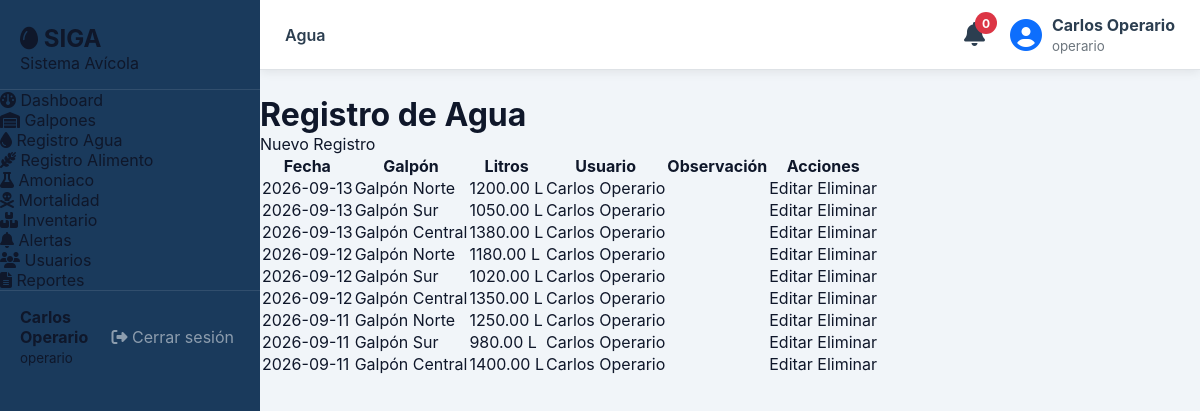
Screenshot of /modules/agua/index.php (signed in) with the database file from the repository.
### tables this page shows
CREATE TABLE IF NOT EXISTS `registros_agua` (
  `id`          INT UNSIGNED NOT NULL AUTO_INCREMENT,
  `galpon_id`   INT UNSIGNED NOT NULL,
  `fecha`       DATE         NOT NULL,
  `litros`      DECIMAL(10,2) NOT NULL DEFAULT 0,
  `usuario_id`  INT UNSIGNED NOT NULL,
  `observacion` TEXT,
  `created_at`  DATETIME NOT NULL DEFAULT CURRENT_TIMESTAMP,
  PRIMARY KEY (`id`),
  CONSTRAINT `fk_agua_galpon`   FOREIGN KEY (`galpon_id`)  REFERENCES `galpones`(`id`) ON DELETE CASCADE,
  CONSTRAINT `fk_agua_usuario`  FOREIGN KEY (`usuario_id`) REFERENCES `usuarios`(`id`)
);

CREATE TABLE IF NOT EXISTS `galpones` (
  `id`                  INT UNSIGNED NOT NULL AUTO_INCREMENT,
  `codigo`              VARCHAR(20)  NOT NULL UNIQUE,
  `nombre`              VARCHAR(100) NOT NULL,
  `ubicacion`           VARCHAR(200),
  `capacidad_maxima`    INT UNSIGNED NOT NULL DEFAULT 0,
  `cantidad_actual`     INT UNSIGNED NOT NULL DEFAULT 0,
  `estado`              ENUM('activo','inactivo','mantenimiento') NOT NULL DEFAULT 'activo',
  `responsable_id`      INT UNSIGNED,
  `created_at`          DATETIME NOT NULL DEFAULT CURRENT_TIMESTAMP,
  PRIMARY KEY (`id`),
  CONSTRAINT `fk_galpones_responsable` FOREIGN KEY (`responsable_id`) REFERENCES `usuarios`(`id`) ON DELETE SET NULL
);

CREATE TABLE IF NOT EXISTS `usuarios` (
  `id`              INT UNSIGNED NOT NULL AUTO_INCREMENT,
  `nombre_completo` VARCHAR(150) NOT NULL,
  `documento`       VARCHAR(30)  NOT NULL UNIQUE,
  `email`           VARCHAR(120) NOT NULL UNIQUE,
  `telefono`        VARCHAR(20),
  `password_hash`   VARCHAR(255) NOT NULL,
  `rol_id`          INT UNSIGNED NOT NULL DEFAULT 2,
  `activo`          TINYINT(1)   NOT NULL DEFAULT 1,
  `created_at`      DATETIME     NOT NULL DEFAULT CURRENT_TIMESTAMP,
  `updated_at`      DATETIME     NOT NULL DEFAULT CURRENT_TIMESTAMP ON UPDATE CURRENT_TIMESTAMP,
  PRIMARY KEY (`id`),
  CONSTRAINT `fk_usuarios_rol` FOREIGN KEY (`rol_id`) REFERENCES `roles`(`id`)
);

### modules/agua/index.php (the view, shortened to what this page needs)
<?php
$activePage = 'agua';
$db = getDB();
$sql = "SELECT ra.*,
               g.nombre AS galpon,
               u.nombre_completo AS usuario
        FROM registros_agua ra
        LEFT JOIN galpones g ON ra.galpon_id = g.id
        LEFT JOIN usuarios u ON ra.usuario_id = u.id
        ORDER BY ra.fecha DESC";
$registros = $db->query($sql)->fetchAll();
include '../../includes/header.php';
?>
<div class="container">
    <div class="page-header">
        <h1>Registro de Agua</h1>
        <a href="crear.php" class="btn btn-primary">
            Nuevo Registro
        </a>
    </div>
    <table class="table">
        <thead>
        <tr>
            <th>Fecha</th>
            <th>Galpón</th>
            <th>Litros</th>
            <th>Usuario</th>
            <th>Observación</th>
            <th>Acciones</th>
        </tr>
        </thead>
        <tbody>
        <?php foreach($registros as $r): ?>
            <tr>
                <td><?= $r['fecha'] ?></td>
                <td><?= htmlspecialchars($r['galpon']) ?></td>
                <td><?= $r['litros'] ?> L</td>
                <td><?= htmlspecialchars($r['usuario']) ?></td>
                <td><?= htmlspecialchars($r['observacion']) ?></td>
                <td>
                    <a href="editar.php?id=<?= $r['id'] ?>"
                       class="btn btn-warning">
                        Editar
                    </a>
                    <a href="eliminar.php?id=<?= $r['id'] ?>"
                       class="btn btn-danger"
                       onclick="return confirm('¿Eliminar registro?')">
                        Eliminar
                    </a>
                </td>
            </tr>
        <?php endforeach; ?>
        </tbody>
    </table>
</div>
<?php include '../../includes/footer.php'; ?>

### includes/header.php (shortened to what this page needs)
<?php
$nombreUsuario = $_SESSION['nombre'] ?? 'Usuario';
$rolUsuario = $_SESSION['rol'] ?? 'Usuario';
?>
<!DOCTYPE html>
<html lang="es">
<head>
    <link rel="stylesheet" href="<?= BASE_URL ?>/assets/css/siga.css">
    <link rel="stylesheet"
          href="https://cdnjs.cloudflare.com/ajax/libs/font-awesome/6.5.1/css/all.min.css">
</head>
<body>
<div class="sidebar">
    <div class="sidebar-header">
        <h2><i class="fa-solid fa-egg"></i> SIGA</h2>
        <p>Sistema Avícola</p>
    </div>
    <ul class="sidebar-menu">
        <li>
            <a href="<?= BASE_URL ?>/dashboard.php"
               class="<?= ($activePage ?? '') === 'dashboard' ? 'active' : '' ?>">
                <i class="fa-solid fa-gauge"></i>
                <span>Dashboard</span>
            </a>
        </li>
        <li>
            <a href="<?= BASE_URL ?>/modules/galpones/index.php"
               class="<?= ($activePage ?? '') === 'galpones' ? 'active' : '' ?>">
                <i class="fa-solid fa-warehouse"></i>
                <span>Galpones</span>
            </a>
        </li>
        <li>
            <a href="<?= BASE_URL ?>/modules/agua/index.php"
               class="<?= ($activePage ?? '') === 'agua' ? 'active' : '' ?>">
                <i class="fa-solid fa-droplet"></i>
                <span>Registro Agua</span>
            </a>
        </li>
        <li>
            <a href="<?= BASE_URL ?>/modules/alimento/index.php"
               class="<?= ($activePage ?? '') === 'alimento' ? 'active' : '' ?>">
                <i class="fa-solid fa-wheat-awn"></i>
                <span>Registro Alimento</span>
            </a>
        </li>
        <li>
            <a href="<?= BASE_URL ?>/modules/amoniaco/index.php"
               class="<?= ($activePage ?? '') === 'amoniaco' ? 'active' : '' ?>">
                <i class="fa-solid fa-flask"></i>
                <span>Amoniaco</span>
            </a>
        </li>
        <li>
            <a href="<?= BASE_URL ?>/modules/mortalidad/index.php"
               class="<?= ($activePage ?? '') === 'mortalidad' ? 'active' : '' ?>">
                <i class="fa-solid fa-skull-crossbones"></i>
                <span>Mortalidad</span>
            </a>
        </li>
        <li>
            <a href="<?= BASE_URL ?>/modules/inventario/index.php"
               class="<?= ($activePage ?? '') === 'inventario' ? 'active' : '' ?>">
                <i class="fa-solid fa-boxes-stacked"></i>
                <span>Inventario</span>
            </a>
        </li>
        <li>
            <a href="<?= BASE_URL ?>/modules/alertas/index.php"
               class="<?= ($activePage ?? '') === 'alertas' ? 'active' : '' ?>">
                <i class="fa-solid fa-bell"></i>
                <span>Alertas</span>
            </a>
        </li>
        <li>
            <a href="<?= BASE_URL ?>/modules/usuarios/index.php"
               class="<?= ($activePage ?? '') === 'usuarios' ? 'active' : '' ?>">
                <i class="fa-solid fa-users"></i>
                <span>Usuarios</span>
            </a>
            <li>
    <a href="<?= BASE_URL ?>/modules/reportes/index.php"
       class="<?= ($activePage == 'reportes') ? 'active' : '' ?>">
        <i class="fas fa-file-alt"></i>
        Reportes
    </a>
</li>
        </li>
    </ul>
    <div class="sidebar-footer">
        <div class="user-info">
            <strong><?= htmlspecialchars($nombreUsuario) ?></strong>
            <small><?= htmlspecialchars($rolUsuario) ?></small>
        </div>
        <a href="<?= BASE_URL ?>/logout.php"
           class="btn-logout"
           title="Cerrar sesión">
            <i class="fa-solid fa-right-from-bracket"></i>
            <span>Cerrar sesión</span>
        </a>
    </div>
</div>
<div class="main-content">
    <div class="topbar">
    <div class="topbar-left">
        <h4>
            <?= ucfirst($activePage ?? 'Dashboard') ?>
        </h4>
    </div>
    <div class="topbar-right">
        <a href="<?= BASE_URL ?>/modules/alertas/index.php" class="notification">
            <i class="fa-solid fa-bell"></i>
            <span class="notification-count">
                <?php
                $db = getDB();
                $stmt = $db->query("
                    SELECT COUNT(*)
                    FROM alertas
                    WHERE leida=0
                ");
                echo $stmt->fetchColumn();
                ?>
            </span>
        </a>
        <div class="user-top">
            <i class="fa-solid fa-circle-user fa-2x"></i>
            <div>
                <strong><?= htmlspecialchars($nombreUsuario) ?></strong>
                <br>
                <small><?= htmlspecialchars($rolUsuario) ?></small>
            </div>
        </div>
    </div>
</div>

### includes/footer.php (shortened to what this page needs)
    </div>
</body>
</html>

### assets/css/siga.css (style rules this page uses)
:root { --siga-blue: #1a3a5c; --siga-blue-mid: #2a5298; --siga-blue-lt: #3d6eb5; --siga-green: #2e7d52; --siga-green-lt: #43a875; --siga-amber: #e67e22; --siga-red: #c0392b; --siga-white: #f8fafc; --siga-gray-50: #f1f5f9; --siga-gray-100: #e2e8f0; --siga-gray-300: #cbd5e1; --siga-gray-500: #64748b; --siga-gray-700: #334155; --siga-gray-900: #0f172a; --sidebar-w: 260px; --topbar-h: 62px; --radius: 12px; --radius-sm: 8px; --shadow: 0 4px 20px rgba(26,58,92,.10); --shadow-sm: 0 2px 8px rgba(26,58,92,.07); --transition: .22s ease; font-family: 'Inter', system-ui, sans-serif; }
*, *::before, *::after { box-sizing: border-box; margin: 0; padding: 0; }
body { background: var(--siga-gray-50); color: var(--siga-gray-900); }
a { text-decoration: none; color: inherit; }
.sidebar { width: var(--sidebar-w); min-height: 100vh; background: var(--siga-blue); display: flex; flex-direction: column; position: fixed; left: 0; top: 0; bottom: 0; z-index: 1000; transition: transform var(--transition); }
.sidebar-header { padding: 24px 20px 16px; border-bottom: 1px solid rgba(255,255,255,.10); }
.sidebar-footer { padding: 16px 20px; border-top: 1px solid rgba(255,255,255,.10); display: flex; align-items: center; gap: 10px; }
.user-info { min-width: 0; }
.btn-logout { color: rgba(255,255,255,.5); font-size: 1rem; padding: 6px; border-radius: var(--radius-sm); transition: color var(--transition), background var(--transition); flex-shrink: 0; }
.main-content { flex: 1; margin-left: var(--sidebar-w); display: flex; flex-direction: column; min-height: 100vh; transition: margin var(--transition); }
.topbar { height: var(--topbar-h); background: #fff; border-bottom: 1px solid var(--siga-gray-100); display: flex; align-items: center; padding: 0 24px; gap: 16px; position: sticky; top: 0; z-index: 900; box-shadow: var(--shadow-sm); }
.topbar { height:70px; background:#ffffff; border-bottom:1px solid #dee2e6; display:flex; justify-content:space-between; align-items:center; padding:0 25px; box-shadow:0 2px 10px rgba(0,0,0,.08); margin-bottom:25px; }
.topbar-left h4 { margin:0; color:#2c3e50; font-weight:600; }
.topbar-right { display:flex; align-items:center; gap:25px; }
.notification { position:relative; text-decoration:none; color:#2c3e50; font-size:24px; transition:.3s; }
.notification-count { position:absolute; top:-8px; right:-12px; background:#dc3545; color:#fff; width:22px; height:22px; border-radius:50%; display:flex; align-items:center; justify-content:center; font-size:12px; font-weight:bold; }
.user-top { display:flex; align-items:center; gap:10px; }
.user-top i { color:#0d6efd; }
.user-top strong { color:#2c3e50; }
.user-top small { color:#6c757d; }

### rows the page displays
registros_agua: fecha "2026-09-13", galpon.nombre "Galpón Norte", litros "1200.00", usuario.nombre_completo "Carlos Operario"
registros_agua: fecha "2026-09-13", galpon.nombre "Galpón Sur", litros "1050.00", usuario.nombre_completo "Carlos Operario"
registros_agua: fecha "2026-09-13", galpon.nombre "Galpón Central", litros "1380.00", usuario.nombre_completo "Carlos Operario"
registros_agua: fecha "2026-09-12", galpon.nombre "Galpón Norte", litros "1180.00", usuario.nombre_completo "Carlos Operario"
registros_agua: fecha "2026-09-12", galpon.nombre "Galpón Sur", litros "1020.00", usuario.nombre_completo "Carlos Operario"
registros_agua: fecha "2026-09-12", galpon.nombre "Galpón Central", litros "1350.00", usuario.nombre_completo "Carlos Operario"
registros_agua: fecha "2026-09-11", galpon.nombre "Galpón Norte", litros "1250.00", usuario.nombre_completo "Carlos Operario"
registros_agua: fecha "2026-09-11", galpon.nombre "Galpón Sur", litros "980.00", usuario.nombre_completo "Carlos Operario"
registros_agua: fecha "2026-09-11", galpon.nombre "Galpón Central", litros "1400.00", usuario.nombre_completo "Carlos Operario"

### other values shown
$nombreUsuario "Carlos Operario"
$rolUsuario "operario"
$activePage "Agua"
$stmt->fetchColumn() "0"
